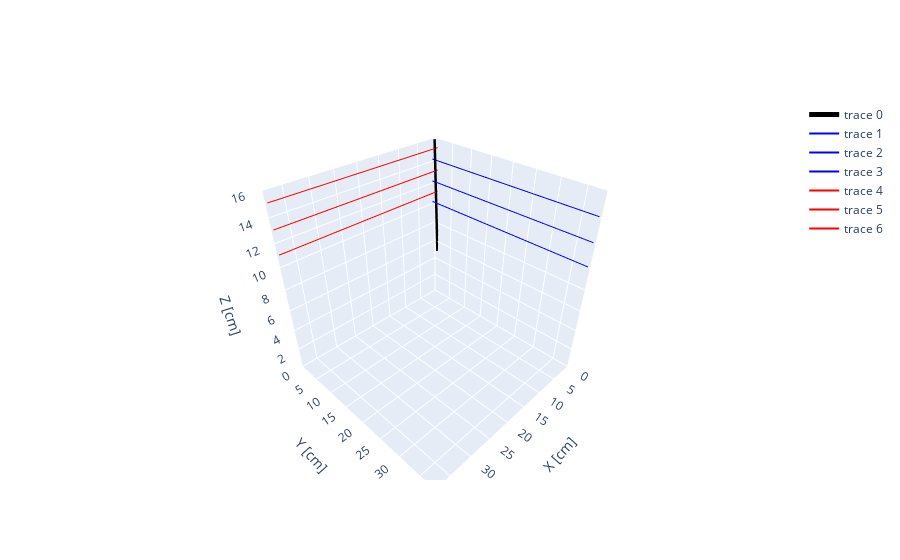

Notebook cell for this chart:
### Code cell
from track import Track
from time_correction import*
Hx=[]
Hy=[]
for number_hits in range(8):
    Hx.append(Hit([number_hits,8-number_hits],1,0,1000,0.0))#(coord, is_sidex, timestamp, timestamp_event, value)
    Hy.append(Hit([number_hits,8-number_hits],0,0,1000,0.0))
Tx = Track(Hx)
Ty = Track(Hy)
T = Track3D(Tx,Ty)
T.show()

T_fiber_corrected = copy.deepcopy(T)
T_electronic_corrected = copy.deepcopy(T)
time_correction_fiber(T_fiber_corrected)
time_correction_electronics(T_electronic_corrected)

# recover the corrected stamps
heights = []
s_nocorr = []
s_ecorr = []
s_fibcorr = []

for h in T.x.hits + T.y.hits:
    heights.append(h.get_pos()[1])
    s_nocorr.append(h.timestamp)
for h in T_fiber_corrected.x.hits + T_fiber_corrected.y.hits:
    s_fibcorr.append(h.timestamp)
for h in T_electronic_corrected.x.hits + T_electronic_corrected.y.hits:
    s_ecorr.append(h.timestamp)

plt.figure()
plt.plot(heights,s_nocorr,'ko')
plt.plot(heights,s_ecorr, 'r+')
plt.plot(heights,s_fibcorr,'gx')
plt.grid()
plt.xlabel("Height [cm]")
plt.ylabel("Timestamp [cs]")
plt.legend(["No correction","Electronics corrected","Fiber corrected"])

### Figure 1 — Plotly figure (JSON) as saved in the notebook; plotly's stock layout.template omitted (floating-point values rounded to 4 significant figures)
{"data": [{"line": {"color": "black", "width": 5}, "mode": "lines", "type": "scatter3d", "x": [-0.405, -0.3781, -0.3513, -0.3244, -0.2975, -0.2706, -0.2438, -0.2169, -0.19, -0.1632, -0.1363, -0.1094, -0.08255, -0.05568, -0.02881, -0.001939, 0.02493, 0.0518, 0.07867, 0.1055, 0.1324, 0.1593, 0.1862, 0.213, 0.2399, 0.2668, 0.2936, 0.3205, 0.3474, 0.3743, 0.4011, 0.428, 0.4549, 0.4817, 0.5086, 0.5355, 0.5623, 0.5892, 0.6161, 0.643, 0.6698, 0.6967, 0.7236, 0.7504, 0.7773, 0.8042, 0.8311, 0.8579, 0.8848, 0.9117], "y": [0.7987, 0.7986, 0.7985, 0.7983, 0.7982, 0.7981, 0.798, 0.7979, 0.7978, 0.7977, 0.7975, 0.7974, 0.7973, 0.7972, 0.7971, 0.797, 0.7969, 0.7968, 0.7966, 0.7965, 0.7964, 0.7963, 0.7962, 0.7961, 0.796, 0.7958, 0.7957, 0.7956, 0.7955, 0.7954, 0.7953, 0.7952, 0.7951, 0.7949, 0.7948, 0.7947, 0.7946, 0.7945, 0.7944, 0.7943, 0.7941, 0.794, 0.7939, 0.7938, 0.7937, 0.7936, 0.7935, 0.7934, 0.7932, 0.7931], "z": [0, 0.3265, 0.6531, 0.9796, 1.306, 1.633, 1.959, 2.286, 2.612, 2.939, 3.265, 3.592, 3.918, 4.245, 4.571, 4.898, 5.224, 5.551, 5.878, 6.204, 6.531, 6.857, 7.184, 7.51, 7.837, 8.163, 8.49, 8.816, 9.143, 9.469, 9.796, 10.12, 10.45, 10.78, 11.1, 11.43, 11.76, 12.08, 12.41, 12.73, 13.06, 13.39, 13.71, 14.04, 14.37, 14.69, 15.02, 15.35, 15.67, 16]}, {"marker": {"color": "blue", "size": 1}, "mode": "lines", "type": "scatter3d", "x": [0.8, 0.8], "y": [0, 38.4], "z": [14.2, 14.2]}, {"marker": {"color": "blue", "size": 1}, "mode": "lines", "type": "scatter3d", "x": [0.8, 0.8], "y": [0, 38.4], "z": [12.2, 12.2]}, {"marker": {"color": "blue", "size": 1}, "mode": "lines", "type": "scatter3d", "x": [0.8, 0.8], "y": [0, 38.4], "z": [10.2, 10.2]}, {"marker": {"color": "red", "size": 1}, "mode": "lines", "type": "scatter3d", "x": [0, 38.4], "y": [0.8, 0.8], "z": [15.2, 15.2]}, {"marker": {"color": "red", "size": 1}, "mode": "lines", "type": "scatter3d", "x": [0, 38.4], "y": [0.8, 0.8], "z": [13.2, 13.2]}, {"marker": {"color": "red", "size": 1}, "mode": "lines", "type": "scatter3d", "x": [0, 38.4], "y": [0.8, 0.8], "z": [11.2, 11.2]}], "layout": {"scene": {"aspectmode": "cube", "xaxis": {"range": [0, 38.4], "title": {"text": "X [cm]"}}, "yaxis": {"range": [0, 38.4], "title": {"text": "Y [cm]"}}, "zaxis": {"range": [0, 16], "title": {"text": "Z [cm]"}}}}}
